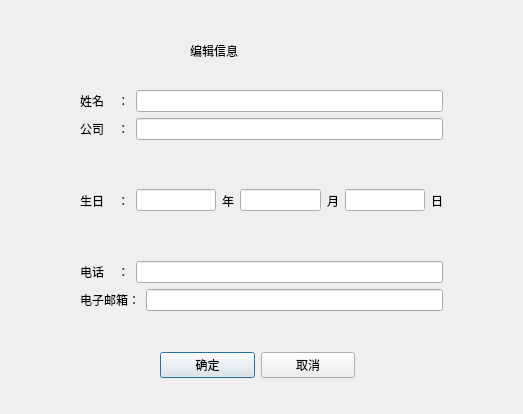
<?xml version="1.0" encoding="UTF-8"?>
<ui version="4.0">
 <class>TmEditDlg</class>
 <widget class="QDialog" name="TmEditDlg">
  <property name="geometry">
   <rect>
    <x>0</x>
    <y>0</y>
    <width>523</width>
    <height>414</height>
   </rect>
  </property>
  <property name="windowTitle">
   <string>Dialog</string>
  </property>
  <widget class="QLabel" name="label_6">
   <property name="geometry">
    <rect>
     <x>190</x>
     <y>30</y>
     <width>131</width>
     <height>41</height>
    </rect>
   </property>
   <property name="styleSheet">
    <string notr="true">font: 20pt &quot;张海山锐线体简&quot;;</string>
   </property>
   <property name="text">
    <string>编辑信息</string>
   </property>
  </widget>
  <widget class="QWidget" name="layoutWidget_2">
   <property name="geometry">
    <rect>
     <x>160</x>
     <y>350</y>
     <width>195</width>
     <height>30</height>
    </rect>
   </property>
   <layout class="QHBoxLayout" name="horizontalLayout_6">
    <item>
     <widget class="QPushButton" name="yesBtn">
      <property name="text">
       <string>确定</string>
      </property>
     </widget>
    </item>
    <item>
     <widget class="QPushButton" name="cancelBtn">
      <property name="text">
       <string>取消</string>
      </property>
     </widget>
    </item>
   </layout>
  </widget>
  <widget class="QWidget" name="layoutWidget">
   <property name="geometry">
    <rect>
     <x>80</x>
     <y>90</y>
     <width>363</width>
     <height>221</height>
    </rect>
   </property>
   <layout class="QVBoxLayout" name="verticalLayout">
    <item>
     <layout class="QHBoxLayout" name="horizontalLayout">
      <item>
       <widget class="QLabel" name="label">
        <property name="text">
         <string>姓名    ：</string>
        </property>
       </widget>
      </item>
      <item>
       <widget class="QLineEdit" name="namelineEdit">
        <property name="maxLength">
         <number>30</number>
        </property>
        <property name="readOnly">
         <bool>true</bool>
        </property>
       </widget>
      </item>
     </layout>
    </item>
    <item>
     <layout class="QHBoxLayout" name="horizontalLayout_2">
      <item>
       <widget class="QLabel" name="label_2">
        <property name="text">
         <string>公司    ：</string>
        </property>
       </widget>
      </item>
      <item>
       <widget class="QLineEdit" name="companylineEdit">
        <property name="maxLength">
         <number>30</number>
        </property>
       </widget>
      </item>
     </layout>
    </item>
    <item>
     <layout class="QHBoxLayout" name="horizontalLayout_3">
      <item>
       <widget class="QLabel" name="label_3">
        <property name="text">
         <string>生日    ：</string>
        </property>
       </widget>
      </item>
      <item>
       <widget class="QLineEdit" name="birthyearlineEdit">
        <property name="contextMenuPolicy">
         <enum>Qt::DefaultContextMenu</enum>
        </property>
        <property name="readOnly">
         <bool>true</bool>
        </property>
       </widget>
      </item>
      <item>
       <widget class="QLabel" name="label_7">
        <property name="text">
         <string>年</string>
        </property>
       </widget>
      </item>
      <item>
       <widget class="QLineEdit" name="birthmonthlineEdit">
        <property name="readOnly">
         <bool>true</bool>
        </property>
       </widget>
      </item>
      <item>
       <widget class="QLabel" name="label_8">
        <property name="text">
         <string>月</string>
        </property>
       </widget>
      </item>
      <item>
       <widget class="QLineEdit" name="birthdaylineEdit">
        <property name="readOnly">
         <bool>true</bool>
        </property>
       </widget>
      </item>
      <item>
       <widget class="QLabel" name="label_9">
        <property name="text">
         <string>日</string>
        </property>
       </widget>
      </item>
     </layout>
    </item>
    <item>
     <layout class="QHBoxLayout" name="horizontalLayout_4">
      <item>
       <widget class="QLabel" name="label_4">
        <property name="text">
         <string>电话    ：</string>
        </property>
       </widget>
      </item>
      <item>
       <widget class="QLineEdit" name="calllineEdit">
        <property name="maxLength">
         <number>30</number>
        </property>
       </widget>
      </item>
     </layout>
    </item>
    <item>
     <layout class="QHBoxLayout" name="horizontalLayout_5">
      <item>
       <widget class="QLabel" name="label_5">
        <property name="text">
         <string>电子邮箱：</string>
        </property>
       </widget>
      </item>
      <item>
       <widget class="QLineEdit" name="emaillineEdit">
        <property name="maxLength">
         <number>30</number>
        </property>
       </widget>
      </item>
     </layout>
    </item>
   </layout>
  </widget>
 </widget>
 <resources/>
 <connections>
  <connection>
   <sender>cancelBtn</sender>
   <signal>clicked()</signal>
   <receiver>TmEditDlg</receiver>
   <slot>reject()</slot>
   <hints>
    <hint type="sourcelabel">
     <x>307</x>
     <y>364</y>
    </hint>
    <hint type="destinationlabel">
     <x>261</x>
     <y>206</y>
    </hint>
   </hints>
  </connection>
 </connections>
</ui>
